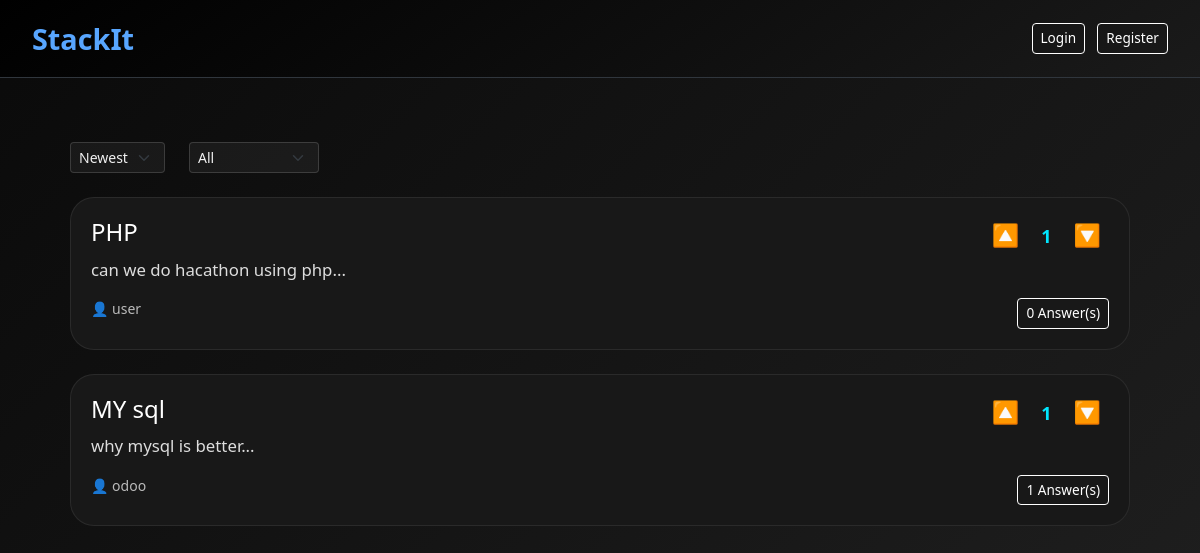
The app's page /root/dashboard.php with its own data.
### tables this page shows
CREATE TABLE `questions` (
  `id` int(11) NOT NULL,
  `user_id` int(11) NOT NULL,
  `title` varchar(255) NOT NULL,
  `description` text NOT NULL,
  `created_at` timestamp NOT NULL DEFAULT current_timestamp()
);

CREATE TABLE `users` (
  `user_id` int(11) NOT NULL,
  `username` varchar(100) NOT NULL,
  `email` varchar(100) NOT NULL,
  `password` varchar(255) NOT NULL,
  `role` enum('guest','user','admin') DEFAULT 'user'
);

### root/dashboard.php (the view, shortened to what this page needs)
<?php
require 'config.php';
$loggedIn = isset($_SESSION['user']);
$username = $_SESSION['user'] ?? '';
$sort = $_GET['sort'] ?? 'newest';
$filter = $_GET['filter'] ?? 'all';
$orderBy = ($sort === 'oldest') ? 'ASC' : 'DESC';
$filterCondition = ($filter === 'unanswered') ? 'HAVING answer_count = 0' : '';
$stmt = $conn->prepare("
    SELECT q.id, q.title, q.description, q.created_at, u.username,
    (SELECT COUNT(*) FROM answers WHERE question_id = q.id) AS answer_count,
    (SELECT SUM(CASE WHEN vote_type = 'upvote' THEN 1 WHEN vote_type = 'downvote' THEN -1 ELSE 0 END)
     FROM votes WHERE question_id = q.id) AS vote_count
    FROM questions q
    JOIN users u ON q.user_id = u.user_id
    GROUP BY q.id
    $filterCondition
    ORDER BY q.created_at $orderBy
");
$stmt->execute();
$questions = $stmt->fetchAll(PDO::FETCH_ASSOC);
$userVotes = [];
?>
<!DOCTYPE html>
<html lang="en">
<head>
  <link href="https://cdn.jsdelivr.net/npm/bootstrap@5.3.0/dist/css/bootstrap.min.css" rel="stylesheet">
</head>
<body>
<nav class="navbar navbar-expand-lg">
  <a class="navbar-brand" href="dashboard.php">StackIt</a>
  <div class="ms-auto">
    <?php if ($loggedIn): ?>
      <a href="ask_question.php" class="btn btn-outline-light btn-sm me-2">Ask New Question</a>
      <span class="text-light me-2">👋 <?= htmlspecialchars($username) ?></span>
      <a href="logout.php" class="btn btn-outline-light btn-sm">Logout</a>
    <?php else: ?>
      <a href="login.php" class="btn btn-outline-light btn-sm me-2">Login</a>
      <a href="register.php" class="btn btn-outline-light btn-sm">Register</a>
    <?php endif; ?>
  </div>
</nav>
<div class="container mt-4">
  <form method="GET" class="d-flex justify-content-start mb-4 flex-wrap gap-3">
    <select name="sort" class="form-select form-select-sm d-inline-block w-auto me-2" onchange="this.form.submit()">
      <option value="newest" <?= $sort === 'newest' ? 'selected' : '' ?>>Newest</option>
    </select>
    <select name="filter" class="form-select form-select-sm d-inline-block w-auto" onchange="this.form.submit()">
      <option value="all" <?= $filter === 'all' ? 'selected' : '' ?>>All</option>
    </select>
  </form>
  <?php foreach ($questions as $q):
    $voteCount = $q['vote_count'] ?? 0;
    $userVote = $userVotes[$q['id']] ?? null;
  ?>
    <div class="card">
      <div class="d-flex justify-content-between">
        <div>
          <h5 class="card-title"><?= htmlspecialchars($q['title']) ?></h5>
          <p class="card-text"><?= nl2br(htmlspecialchars(substr($q['description'], 0, 150))) ?>...</p>
        </div>
        <div class="text-center">
          <form method="POST" action="vote.php" style="display:inline-block;">
            <button type="submit" class="btn-vote <?= $userVote === 'upvote' ? 'upvoted' : '' ?>">🔼</button>
          </form>
          <div class="vote-count <?= $voteCount > 0 ? 'positive' : ($voteCount < 0 ? 'negative' : '') ?>">
            <?= $voteCount ?>
          </div>
          <form method="POST" action="vote.php" style="display:inline-block;">
            <button type="submit" class="btn-vote <?= $userVote === 'downvote' ? 'downvoted' : '' ?>">🔽</button>
          </form>
        </div>
      </div>
      <div class="d-flex justify-content-between mt-3">
        <small class="text-secondary">👤 <?= htmlspecialchars($q['username']) ?></small>
        <a href="view_question.php?id=<?= $q['id'] ?>" class="btn btn-sm btn-outline-light"><?= $q['answer_count'] ?> Answer(s)</a>
      </div>
    </div>
  <?php endforeach; ?>
</div>
</body>
</html>

### root/dashboard.php (style rules this page uses)
body { background: linear-gradient(135deg, #0a0a0a, #1e1e1e); color: #f0f0f0; font-family: "Segoe UI", sans-serif; }
.navbar { background: linear-gradient(145deg, #000, #1a1a1a); border-bottom: 1px solid #30363d; padding: 12px 32px; }
.navbar-brand { font-size: 1.8rem; font-weight: bold; color: #58a6ff !important; }
.container { max-width: 1100px; margin: auto; padding: 40px 20px; }
.form-select { background-color: rgba(255, 255, 255, 0.05); color: #f0f0f0; border: 1px solid rgba(255, 255, 255, 0.15); }
.card { background-color: #181818; border-radius: 24px; padding: 20px; border: 1px solid rgba(255, 255, 255, 0.08); margin-bottom: 24px; transition: 0.3s ease; }
.btn-outline-light { border-color: #fff; color: #fff; }
.btn-vote { background: none; border: none; font-size: 22px; cursor: pointer; padding: 0 8px; color: #bbb; }
.vote-count { font-weight: bold; font-size: 18px; min-width: 30px; display: inline-block; text-align: center; color: #ddd; }
.vote-count.positive { color: #00e6ff; }
.card-title { font-size: 1.5rem; color: #ffffff; }
.card-text { color: #dddddd; font-size: 1.05rem; margin-top: 10px; }
.text-secondary { color: #bbbbbb !important; }
a.btn-sm { font-size: 0.85rem; }

### records on screen
questions: title "PHP", description "can we do hacathon using php", voteCount "1", user.username "user", answer_count "0"
questions: title "MY sql", description "why mysql is better", voteCount "1", user.username "odoo", answer_count "1"
